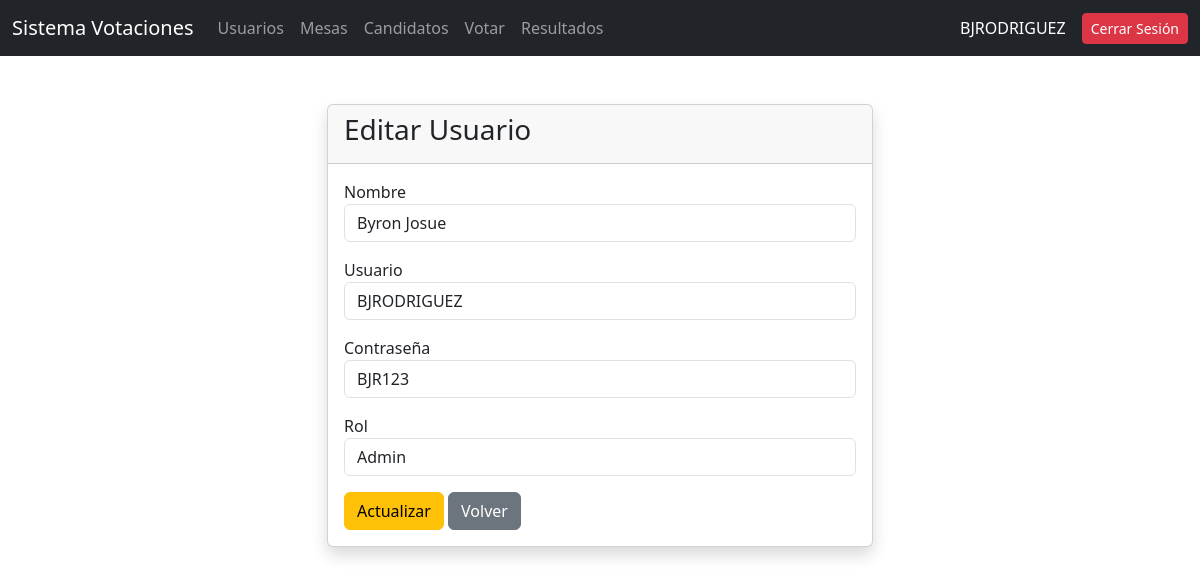
The app's page /usuarios/editar.php?id=1 (signed in) with its own data.
### tables this page shows
CREATE TABLE `usuarios` (
  `id` int(11) NOT NULL AUTO_INCREMENT,
  `nombre` varchar(100) DEFAULT NULL,
  `dpi` varchar(20) DEFAULT NULL,
  `usuario` varchar(50) DEFAULT NULL,
  `password` varchar(255) DEFAULT NULL,
  `rol` varchar(20) DEFAULT NULL,
  `id_mesa` int(11) DEFAULT NULL,
  `ya_voto` tinyint(1) DEFAULT 0,
  PRIMARY KEY (`id`),
  UNIQUE KEY `dpi` (`dpi`),
  UNIQUE KEY `usuario` (`usuario`),
  KEY `id_mesa` (`id_mesa`),
  CONSTRAINT `usuarios_ibfk_1` FOREIGN KEY (`id_mesa`) REFERENCES `mesas` (`id`)
);

### usuarios/editar.php (the view, shortened to what this page needs)
<?php
include("../conexion.php");
$id = $_GET['id'];
$sql = "SELECT * FROM usuarios WHERE id = $id";
$resultado = $conexion->query($sql);
$usuario = $resultado->fetch_assoc();
?>
<!DOCTYPE html>
<html lang="es">
<head>
    <link href="https://cdn.jsdelivr.net/npm/bootstrap@5.3.3/dist/css/bootstrap.min.css" rel="stylesheet">
</head>
<body>
<?php include("../includes/navbar.php"); ?>
<div class="container mt-5">
    <div class="row justify-content-center">
        <div class="col-md-6">
            <div class="card shadow">
                <div class="card-header">
                    <h3>Editar Usuario</h3>
                </div>
                <div class="card-body">
                    <form action="actualizar.php" method="POST">
                        <div class="mb-3">
                            <label>Nombre</label>
                            <input type="text"
                                   name="nombre"
                                   class="form-control"
                                   value="<?php echo $usuario['nombre']; ?>"
                                   required>
                        </div>
                        <div class="mb-3">
                            <label>Usuario</label>
                            <input type="text"
                                   name="usuario"
                                   class="form-control"
                                   value="<?php echo $usuario['usuario']; ?>"
                                   required>
                        </div>
                        <div class="mb-3">
                            <label>Contraseña</label>
                            <input type="text"
                                   name="password"
                                   class="form-control"
                                   value="<?php echo $usuario['password']; ?>"
                                   required>
                        </div>
                        <div class="mb-3">
                            <label>Rol</label>
                            <select name="rol"
                                    class="form-control">
                                <option value="admin"
                                    <?php
                                    if($usuario['rol'] == 'admin'){
                                        echo "selected";
                                    }
                                    ?>>
                                    Admin
                                </option>
                            </select>
                        </div>
                        <button class="btn btn-warning">
                            Actualizar
                        </button>
                        <a href="listar.php"
                           class="btn btn-secondary">
                            Volver
                        </a>
                    </form>
                </div>
            </div>
        </div>
    </div>
</div>
</body>
</html>

### records on screen
usuarios: nombre "Byron Josue", usuario "BJRODRIGUEZ", password "BJR123", rol "Admin"

### other values on screen
$_SESSION['usuario'] "BJRODRIGUEZ"
